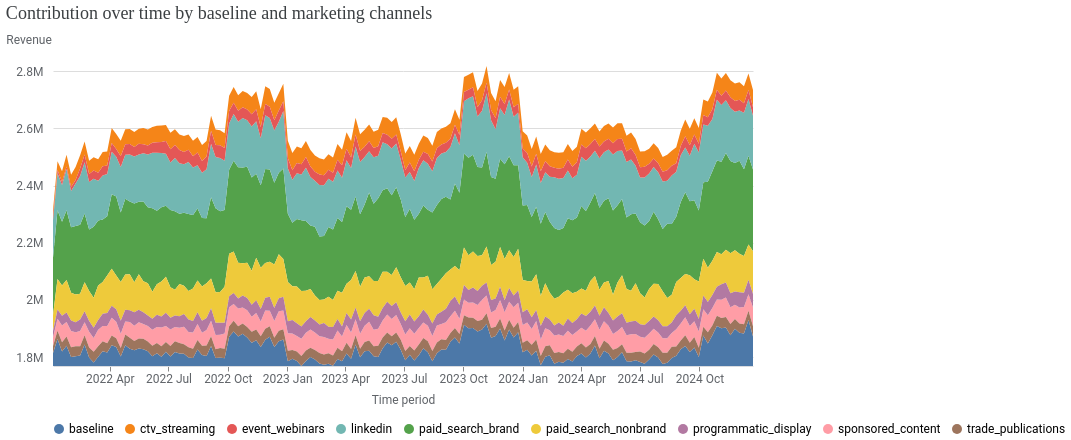

Notebook cell for this chart:
### Code cell
viz.plot_channel_contribution_area_chart()

### Figure 1 — Vega-Lite specification as saved in the notebook (floating-point values rounded to 4 significant figures; data arrays with more than 128 entries replaced by an {"elided": "..."} marker saying what was removed)
{"config": {"view": {"continuousWidth": 300, "continuousHeight": 300, "strokeOpacity": 0}, "axis": {"labelColor": "#5F6368", "labelFont": "Roboto", "labelFontSize": 12, "titleColor": "#5F6368", "titleFont": "Roboto", "titleFontSize": 12, "titleFontWeight": "normal", "titlePadding": 10}}, "data": {"name": "data-4da6b7ec84f24f5314303bacaf8baf6e"}, "mark": {"type": "area"}, "encoding": {"color": {"field": "channel", "legend": {"labelFont": "Roboto", "labelFontSize": 12, "orient": "bottom", "title": null}, "scale": {"domain": ["baseline", "ctv_streaming", "event_webinars", "linkedin", "paid_search_brand", "paid_search_nonbrand", "programmatic_display", "sponsored_content", "trade_publications"]}, "sort": ["baseline", "ctv_streaming", "event_webinars", "linkedin", "paid_search_brand", "paid_search_nonbrand", "programmatic_display", "sponsored_content", "trade_publications"], "type": "nominal"}, "order": {"field": "sort_channel", "sort": "descending", "type": "nominal"}, "tooltip": [{"field": "time", "format": "%Y-%m-%d", "type": "temporal"}, {"field": "channel", "type": "nominal"}, {"field": "incremental_outcome", "format": ",.2f", "type": "quantitative"}], "x": {"axis": {"domainColor": "#DADCE0", "format": "%Y %b", "grid": false, "tickCount": 8}, "field": "time", "title": "Time period", "type": "temporal"}, "y": {"axis": {"domain": false, "labelExpr": "replace(format(datum.value, '.3~s'), 'G', 'B')", "labelPadding": 10, "tickCount": 5, "ticks": false, "titleAlign": "left", "titleAngle": 0, "titleY": -20}, "field": "incremental_outcome", "scale": {"clamp": true, "domainMin": 1769000.0}, "title": "Revenue", "type": "quantitative"}}, "title": {"text": "Contribution over time by baseline and marketing channels", "anchor": "start", "color": "#3C4043", "font": "Google Sans Display", "fontSize": 18, "fontWeight": "normal", "offset": 10}, "transform": [{"calculate": "indexof(['ctv_streaming', 'event_webinars', 'linkedin', 'paid_search_brand', 'paid_search_nonbrand', 'programmatic_display', 'sponsored_content', 'trade_publications', 'baseline'], datum.channel)", "as": "sort_channel"}], "width": 700, "$schema": "https://vega.github.io/schema/vega-lite/v5.20.1.json", "datasets": {"data-4da6b7ec84f24f5314303bacaf8baf6e": {"elided": "1404 records"}}}
